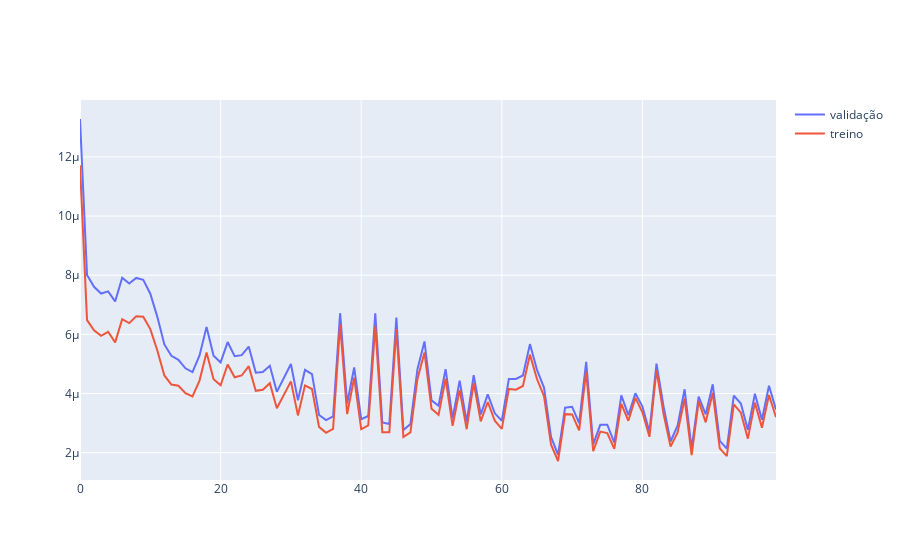

Notebook code cell kept with this figure:
### Code cell
loss_fn = nn.MSELoss()
optimizer = optim.Adam(model.parameters(), lr=0.001)
n_epochs = 100
batch_start = torch.arange(0, len(X_train), batch_size)
trainLoss = []
valLoss = []
for epoch in range(n_epochs):
    model.train()
    with tqdm(batch_start, unit="batch", mininterval=0, disable=False) as bar:
        bar.set_description(f"Epoch {epoch}")
        for start in bar:
            # take a batch
            X_batch = X_train[start:start+batch_size,:]
            # forward pass
            Xh = model(X_batch)
            loss = loss_fn(Xh, X_batch)
            # backward pass
            optimizer.zero_grad()
            loss.backward()
            # update weights
            optimizer.step()
            # print progress
            bar.set_postfix(loss=float(loss))
    # evaluate accuracy at end of each epoch
    model.eval()
    Xh = model(X_test)
    valLoss.append(float(loss_fn(Xh, X_test)))
    Xh = model(X_train)
    trainLoss.append(float(loss_fn(Xh, X_train)))
fig = go.Figure()
fig.add_trace(go.Scatter(y=valLoss, mode="lines", showlegend=True, name='validação'))
fig.add_trace(go.Scatter(y=trainLoss, mode="lines", showlegend=True, name='treino'))
fig.show()

### Figure 1 — Plotly figure (JSON) as saved in the notebook; plotly's stock layout.template omitted (floating-point values rounded to 4 significant figures)
{"data": [{"mode": "lines", "name": "validação", "showlegend": true, "type": "scatter", "y": [1.328e-05, 8.005e-06, 7.609e-06, 7.38e-06, 7.456e-06, 7.115e-06, 7.915e-06, 7.721e-06, 7.908e-06, 7.846e-06, 7.376e-06, 6.592e-06, 5.66e-06, 5.274e-06, 5.138e-06, 4.854e-06, 4.725e-06, 5.286e-06, 6.246e-06, 5.279e-06, 5.051e-06, 5.74e-06, 5.262e-06, 5.297e-06, 5.589e-06, 4.707e-06, 4.73e-06, 4.941e-06, 4.057e-06, 4.551e-06, 4.997e-06, 3.773e-06, 4.799e-06, 4.654e-06, 3.274e-06, 3.104e-06, 3.224e-06, 6.716e-06, 3.663e-06, 4.881e-06, 3.131e-06, 3.24e-06, 6.716e-06, 3.019e-06, 2.968e-06, 6.568e-06, 2.769e-06, 2.965e-06, 4.823e-06, 5.763e-06, 3.768e-06, 3.587e-06, 4.826e-06, 3.159e-06, 4.439e-06, 3.042e-06, 4.62e-06, 3.29e-06, 3.974e-06, 3.331e-06, 3.08e-06, 4.493e-06, 4.494e-06, 4.611e-06, 5.671e-06, 4.802e-06, 4.201e-06, 2.531e-06, 1.925e-06, 3.522e-06, 3.55e-06, 2.999e-06, 5.067e-06, 2.283e-06, 2.943e-06, 2.948e-06, 2.338e-06, 3.935e-06, 3.267e-06, 4.007e-06, 3.561e-06, 2.707e-06, 5.014e-06, 3.571e-06, 2.378e-06, 2.914e-06, 4.143e-06, 2.139e-06, 3.896e-06, 3.296e-06, 4.313e-06, 2.398e-06, 2.135e-06, 3.928e-06, 3.663e-06, 2.771e-06, 3.993e-06, 3.112e-06, 4.261e-06, 3.455e-06]}, {"mode": "lines", "name": "treino", "showlegend": true, "type": "scatter", "y": [1.171e-05, 6.483e-06, 6.135e-06, 5.95e-06, 6.088e-06, 5.73e-06, 6.515e-06, 6.381e-06, 6.614e-06, 6.597e-06, 6.178e-06, 5.456e-06, 4.611e-06, 4.305e-06, 4.263e-06, 4.014e-06, 3.902e-06, 4.438e-06, 5.387e-06, 4.481e-06, 4.281e-06, 4.982e-06, 4.55e-06, 4.61e-06, 4.924e-06, 4.091e-06, 4.127e-06, 4.351e-06, 3.503e-06, 3.973e-06, 4.411e-06, 3.26e-06, 4.276e-06, 4.154e-06, 2.873e-06, 2.674e-06, 2.806e-06, 6.334e-06, 3.305e-06, 4.534e-06, 2.791e-06, 2.921e-06, 6.288e-06, 2.689e-06, 2.689e-06, 6.178e-06, 2.528e-06, 2.685e-06, 4.493e-06, 5.39e-06, 3.487e-06, 3.28e-06, 4.501e-06, 2.906e-06, 4.124e-06, 2.794e-06, 4.351e-06, 3.06e-06, 3.714e-06, 3.08e-06, 2.803e-06, 4.156e-06, 4.131e-06, 4.256e-06, 5.316e-06, 4.49e-06, 3.909e-06, 2.27e-06, 1.719e-06, 3.303e-06, 3.292e-06, 2.755e-06, 4.738e-06, 2.053e-06, 2.714e-06, 2.662e-06, 2.126e-06, 3.648e-06, 3.077e-06, 3.852e-06, 3.365e-06, 2.536e-06, 4.795e-06, 3.315e-06, 2.206e-06, 2.677e-06, 3.834e-06, 1.916e-06, 3.744e-06, 3.026e-06, 4.025e-06, 2.145e-06, 1.885e-06, 3.631e-06, 3.353e-06, 2.473e-06, 3.692e-06, 2.844e-06, 3.95e-06, 3.2e-06]}], "layout": {}}
